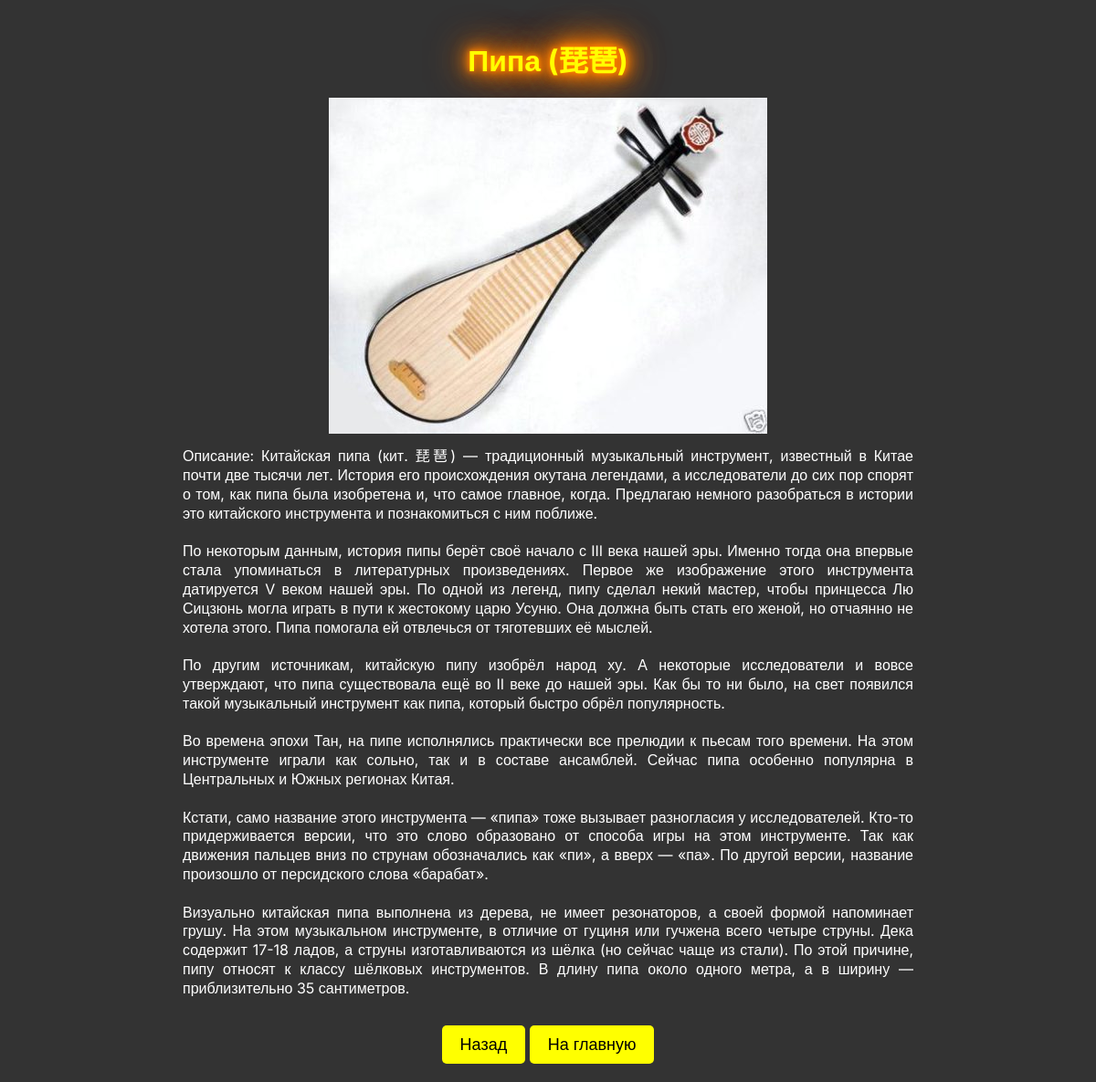
Page /instrument_detail/1/ on the committed database.
### music_instruments/models.py (models this page shows)
class Instrument(models.Model):
    image = models.ImageField(upload_to='instrument_images/', null=True, blank=True)
    title = models.CharField(max_length=255)
    description = models.TextField(max_length=3000)
    category = models.ForeignKey(Category, on_delete=models.CASCADE, null=True)

### music_instruments/views.py (the view)
# urls.py: path('instrument_detail/<int:instrument_id>/', views.instrument_detail, name='instrument_detail'),
def instrument_detail(request, instrument_id):
    instrument = get_object_or_404(Instrument, pk=instrument_id)
    return render(request, 'music_instruments/instrument_detail.html', {'instrument': instrument})

### music_instruments/templates/music_instruments/instrument_detail.html (shortened to what this page needs)
<!DOCTYPE html>
{% load static %}
<html lang="en">
<head>
    <link rel="stylesheet" type="text/css" href="{% static 'css/styles.css' %}">
</head>
<body>
    <h1>{{ instrument.title }}</h1>
    {% if instrument.image %}
        <img src="{{ instrument.image.url }}" alt="{{ instrument.title }}">
    {% endif %}
    <p class="description">Описание: {{ instrument.description }}</p>
    <a href="javascript:history.back()" class="back-button">Назад</a>
    <a href="{% url 'index' %}" class="back-button">На главную</a>
</body>
</html>

### music_instruments/static/css/styles.css (style rules this page uses)
body { font-family: 'Inter', sans-serif; background-color: #333333; color: #ff0; margin: 0; padding: 20px; text-align: center; }
h1, h2 { color: #ff0; margin-bottom: 20px; text-align: center; }
h1 { text-shadow: 0 0 5px #ff7f00, 0 0 10px #ff7f00, 0 0 15px #ff7f00, 0 0 20px #ff7f00, 0 0 30px #ff7f00, 0 0 40px #ff7f00, 0 0 50px #ff7f00; white-space: nowrap; }
a { color: #fff; text-decoration: none; font-size: 18px; }
.back-button { display: inline-block; margin-top: 20px; padding: 10px 20px; background-color: #ff0; color: #000; text-decoration: none; border-radius: 5px; }
.description { color: white; max-width: 800px; margin: 0 auto; padding: 10px; text-align: justify; line-height: 1.3; white-space: pre-line; font-size: 16px; }

### rows in the picture
Instrument: title "Пипа (琵琶)", image (picture), description "Китайская пипа (кит. 琵琶) — традиционный музыкальный инструмент, известный в Китае почти две тысячи лет. История его происхождения окутана легендами, а исследователи до сих пор спорят о том, как пипа была изобретена и, что самое главное, когда. Предлагаю немного разобраться в истории это китайского инструмента и познакомиться с ним поближе. По некоторым данным, история пипы берёт своё начало с III века нашей эры. Именно тогда она впервые стала упоминаться в литературных произведениях. Первое же изображение этого инструмента датируется V веком нашей эры. По одной из легенд, пипу сделал некий мастер, чтобы принцесса Лю Сицзюнь могла играть в пути к жестокому царю Усуню. Она должна быть стать…"
